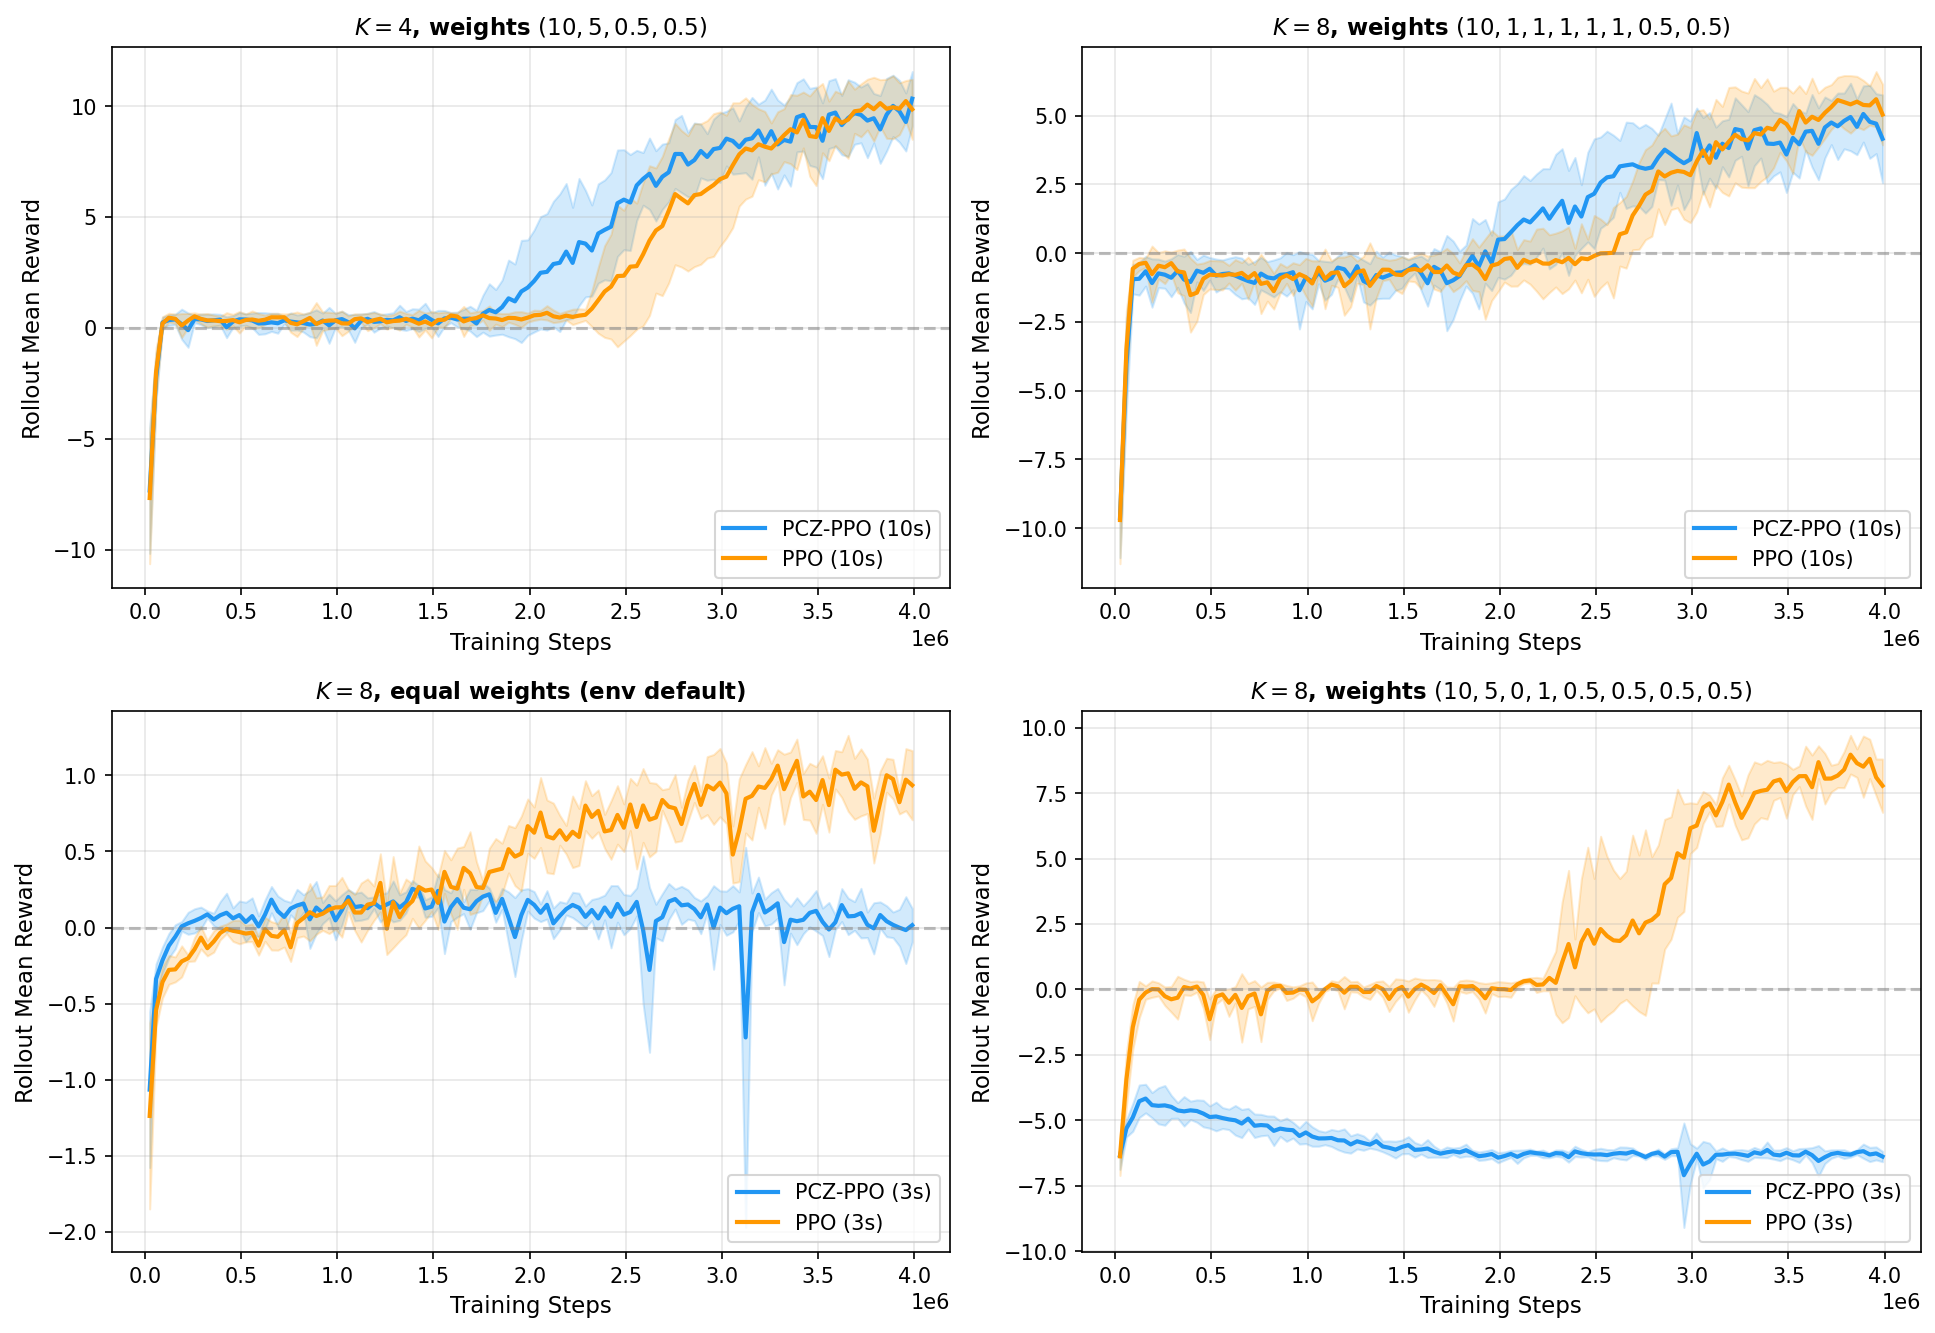

Recreate this plot in Python.
"""Generate 4M-step learning curves: K=4 plateau + K=8 weight-sensitivity panel.

Complement to ``fig_learning_curves.py`` (500k headline). At 4M steps:
  - K=4 with canonical weights (10,5,0.5,0.5): PCZ-PPO and PPO converge
    near the same asymptote (sample-efficiency framing, §5.3).
  - K=8 weight-sensitivity (§Limitations):
      * Heterogeneous weights (10,1,1,1,1,1,0.5,0.5) — PCZ wins.
      * Equal weights (env default, all 1.0) — PCZ collapses, PPO healthy.
      * Zero-vel weights (10,5,0,1,0.5,0.5,0.5,0.5) — PCZ collapses.
    Read together: PCZ-PPO at K=8/4M requires a strictly-positive heterogeneous
    weight set; equal or zero-weighted-component configurations are pathological.

Separate file from the 500k script because the weight/entropy configs differ
between 500k and 4M and a single parameterised script would be a pile of
if/else branches.

Usage:
    uv run python paper/fig_learning_curves_4M.py
"""

import argparse
import os
import sys
from pathlib import Path

import matplotlib

matplotlib.use("Agg")
import matplotlib.pyplot as plt
import numpy as np
import pandas as pd
import pyarrow.parquet as pq

sys.path.insert(0, str(Path(__file__).parent))
from fig_data import METRICS_DIR, load_results

# Declared inputs for paper_build.py (paths relative to this file's dir).
INPUTS = [
    "../data/results.csv",
    "../data/metrics/*_torchrl-pcz-ppo-running_lunarlander_*.parquet",
    "../data/metrics/*_torchrl-pcz-ppo-running_lunarlander-k8_*.parquet",
    "../data/metrics/*_torchrl-ppo_lunarlander_*.parquet",
    "../data/metrics/*_torchrl-ppo_lunarlander-k8_*.parquet",
]


def load_curves_exact(
    algorithm: str,
    env: str,
    total_timesteps: int,
    weights_exact: str,
    ent_coef_schedule: str = "0.1:0.01",
    metric: str = "rollout/reward_mean",
) -> list[dict]:
    """Load parquet curves with an EXACT weight-string match (not prefix).

    Needed to distinguish the equal-weights K=8 4M regime (component_weights
    column is empty string, env default = 1.0 each) from heterogeneous
    weight runs at the same env/timesteps. ``fig_data.load_parquet_curves``
    uses ``startswith`` and treats ``weights=""`` as "no filter", so it
    can't isolate the empty-weights cell.
    """
    rows = load_results()
    matching = [
        r
        for r in rows
        if r["algorithm"] == algorithm
        and r["env"] == env
        and r["total_timesteps"] == str(total_timesteps)
        and r.get("component_weights", "") == weights_exact
        and r.get("ent_coef_schedule", "") == ent_coef_schedule
        and r.get("eval_mean", "") != ""
    ]
    by_seed: dict[str, dict] = {}
    for r in matching:
        by_seed[r["seed"]] = r  # keep last (CSV is chrono-ordered)
    matching = list(by_seed.values())

    curves = []
    for row in matching:
        run_id = row["run_id"]
        seed = int(row["seed"])
        for fname in os.listdir(METRICS_DIR):
            if fname.startswith(run_id) and fname.endswith(".parquet"):
                df = pq.read_table(str(METRICS_DIR / fname)).to_pandas()
                metric_df = df[df["metric"] == metric].sort_values("step")
                if not metric_df.empty:
                    curves.append(
                        {
                            "seed": seed,
                            "steps": metric_df["step"].values,
                            "values": metric_df["value"].values,
                        }
                    )
                break
    return curves


def plot_curve(ax, curves: list[dict], label: str, color: str, n_bins: int = 120):
    """Plot mean +/- std shading for a set of seed curves."""
    if not curves:
        ax.text(0.5, 0.5, f"No data for {label}", transform=ax.transAxes, ha="center", fontsize=10)
        return

    dfs = []
    for c in curves:
        dfs.append(pd.DataFrame({"step": c["steps"], "reward": c["values"], "seed": c["seed"]}))
    df = pd.concat(dfs, ignore_index=True)

    step_min, step_max = df["step"].min(), df["step"].max()
    bins = np.linspace(step_min, step_max, n_bins + 1)
    df["step_bin"] = pd.cut(df["step"], bins=bins, labels=False, include_lowest=True)
    bin_centers = 0.5 * (bins[:-1] + bins[1:])

    grouped = df.groupby("step_bin")["reward"].agg(["mean", "std"]).reset_index()
    grouped["std"] = grouped["std"].fillna(0)
    grouped["step"] = bin_centers[grouped["step_bin"].astype(int)]

    ax.plot(grouped["step"], grouped["mean"], color=color, label=f"{label} ({len(curves)}s)", linewidth=2)
    ax.fill_between(
        grouped["step"],
        grouped["mean"] - grouped["std"],
        grouped["mean"] + grouped["std"],
        alpha=0.2,
        color=color,
    )


PCZ_COLOR = "#2196F3"
PPO_COLOR = "#FF9800"


def main():
    parser = argparse.ArgumentParser()
    parser.add_argument("--output", default="paper/fig_learning_curves_4M.pdf")
    args = parser.parse_args()

    # Panel definitions: (env, weights_exact, title, schedule).  Titles are
    # bare configuration descriptors only — interpretation, section
    # references, and the win/collapse narrative live in the LaTeX caption,
    # not in the figure (so the figure stays compact and the prose stays
    # editable in one place).
    panels = [
        {
            "env": "lunarlander",
            "weights": "10.00,5.00,0.50,0.50",
            "title": "$K{=}4$, weights $(10,5,0.5,0.5)$",
        },
        {
            "env": "lunarlander-k8",
            "weights": "10.00,1.00,1.00,1.00,1.00,1.00,0.50,0.50",
            "title": "$K{=}8$, weights $(10,1,1,1,1,1,0.5,0.5)$",
        },
        {
            "env": "lunarlander-k8",
            "weights": "",
            "title": "$K{=}8$, equal weights (env default)",
        },
        {
            "env": "lunarlander-k8",
            "weights": "10.00,5.00,0.00,1.00,0.50,0.50,0.50,0.50",
            "title": "$K{=}8$, weights $(10,5,0,1,0.5,0.5,0.5,0.5)$",
        },
    ]

    _fig, axes = plt.subplots(2, 2, figsize=(13, 9))
    axes = axes.flatten()

    for ax, panel in zip(axes, panels):
        for algo, label, color in [
            ("torchrl-pcz-ppo-running", "PCZ-PPO", PCZ_COLOR),
            ("torchrl-ppo", "PPO", PPO_COLOR),
        ]:
            curves = load_curves_exact(algo, panel["env"], 4_000_000, panel["weights"])
            plot_curve(ax, curves, label, color)
            print(
                f"  {panel['env']}/{algo}/weights='{panel['weights'] or '(empty)'}': "
                f"{len(curves)} seed curves loaded (4M)"
            )

        ax.set_xlabel("Training Steps", fontsize=11)
        ax.set_ylabel("Rollout Mean Reward", fontsize=11)
        ax.set_title(panel["title"], fontsize=11, fontweight="bold")
        ax.legend(fontsize=10, loc="lower right")
        ax.grid(True, alpha=0.3)
        ax.axhline(y=0, color="gray", linestyle="--", alpha=0.5)

    plt.tight_layout()
    plt.savefig(args.output, dpi=300, bbox_inches="tight")
    print(f"Saved: {args.output}")
    plt.savefig(args.output.replace(".pdf", ".png"), dpi=150, bbox_inches="tight")


if __name__ == "__main__":
    main()
